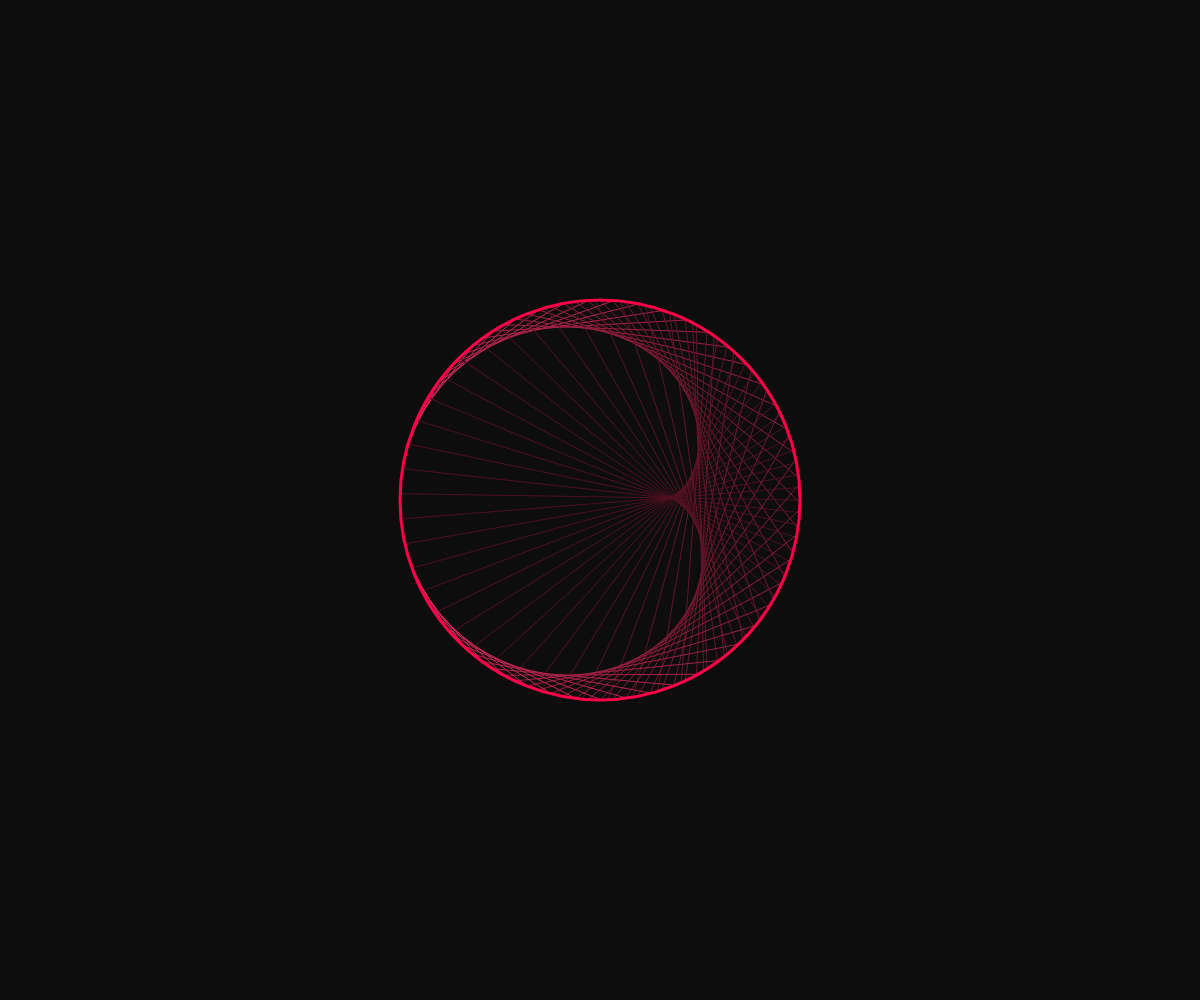
Frame 1 (no input)
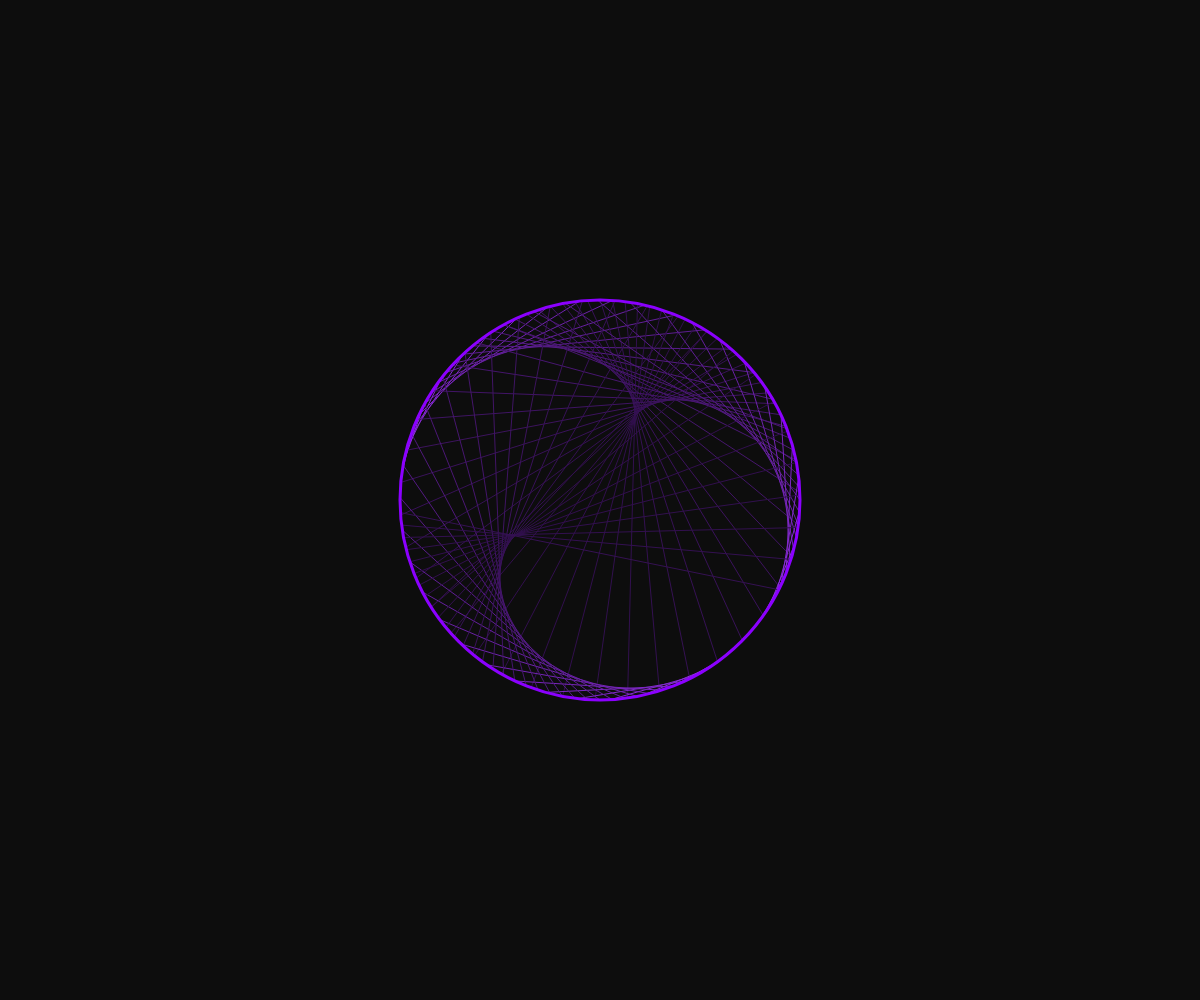
Frame 60 (no input)
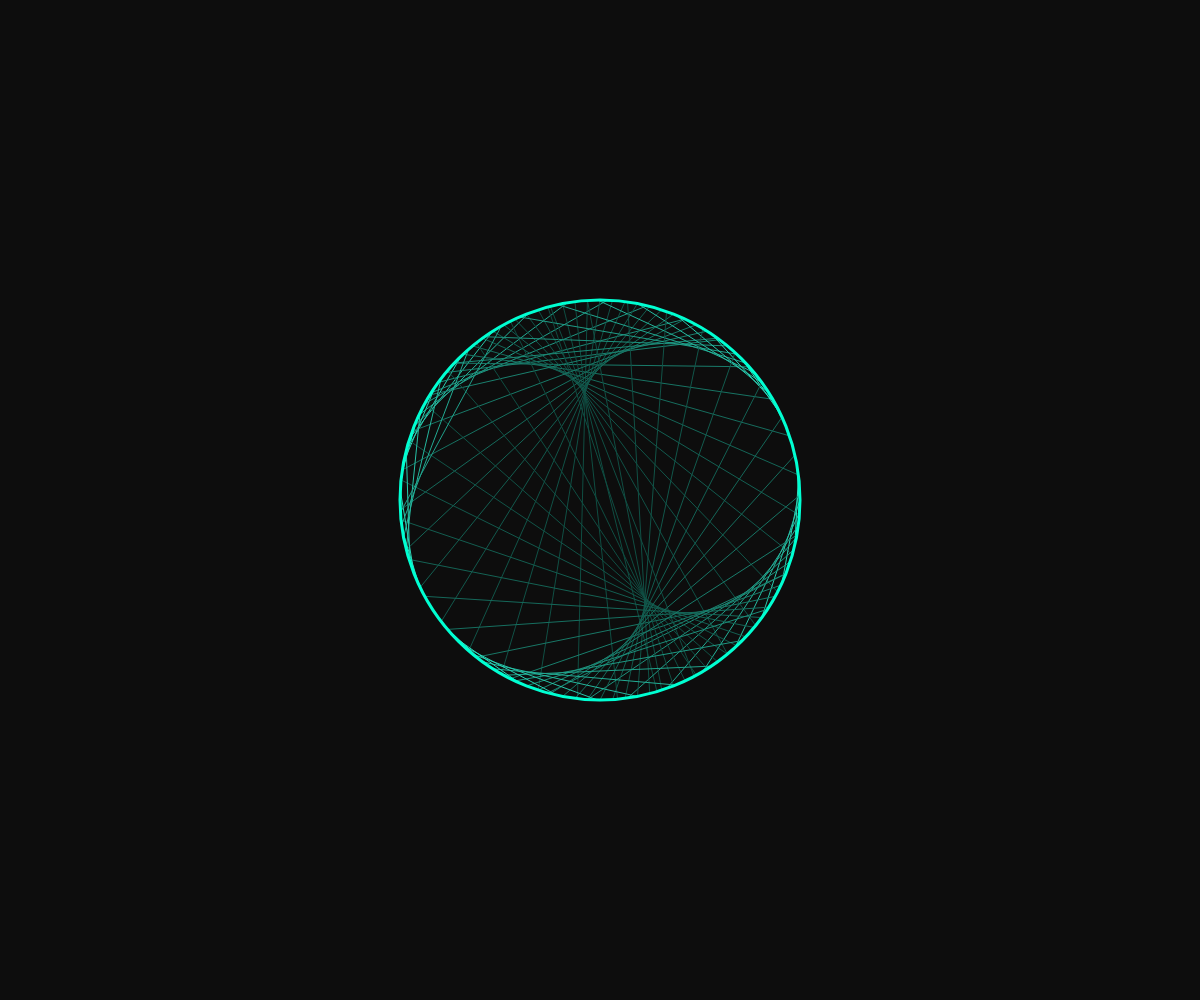
Frame 120 (the mouse pressed at the canvas centre since frame 60)

The p5.js sketch that drew these frames (run headless with seeded random() and noise() and a simulated clock; from frame 60 on, the mouse is pressed at the canvas centre):

// p5.js sketch
// ── sketch.js
let factor = 2;
let num = 100;
let d = 400;

function setup() {
  createCanvas(windowWidth, windowHeight);
  colorMode(HSB, 100);
}

function draw() {
  background(0,0,5);

  factor = factor + 0.01;
  let color = map(sin(factor),-1,1,0,100);

  translate(width / 2, height / 2);
  noFill();

  strokeWeight(1);
  for(let i = 0; i < num; i++){
    let a = getVec(i, num); // start v
    let b = getVec(i*factor, num); // end v

    let length = dist(a.x, a.y, b.x, b.y);
    let bright = map(length, 0, d, 100, 30);

    stroke(color, 80, bright);
    line (a.x, a.y, b.x, b.y);
  }

  strokeWeight(3);
  stroke(color, 100, 100);
  ellipse(0, 0, d);
}

function getVec(i,num){
  const a = map(i % num, 0, num, 0, TWO_PI);
  // start from -PI
  let v = p5.Vector.fromAngle(a - PI);
  v.mult(d/2);
  return v
}
